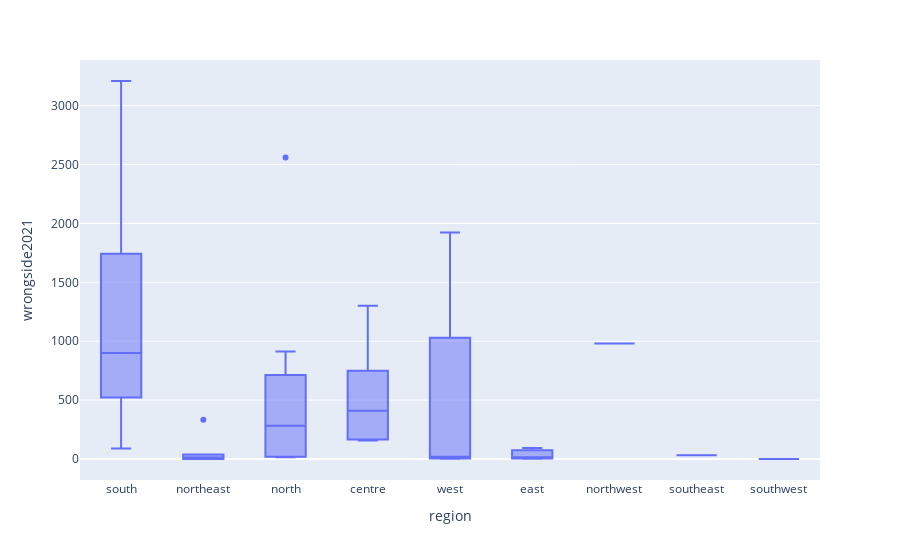

Notebook code for this chart:
### Code cell
fig = px.box(df, x='region', y='wrongside2021')
fig.show()

### Figure 1 — Plotly figure (JSON) as saved in the notebook; plotly's stock layout.template omitted (floating-point values rounded to 4 significant figures)
{"data": [{"alignmentgroup": "True", "hovertemplate": "region=%{x}<br>wrongside2021=%{y}<extra></extra>", "legendgroup": "", "marker": {"color": "#636efa"}, "name": "", "notched": false, "offsetgroup": "", "orientation": "v", "showlegend": false, "type": "box", "x": ["south", "northeast", "northeast", "north", "centre", "west", "west", "north", "north", "north", "centre", "south", "south", "centre", "west", "northeast", "northeast", "east", "northeast", "centre", "north", "northwest", "northeast", "south", "centre", "east", "north", "north", "east", "southeast", "north", "west", "west", "southwest", "south"], "x0": " ", "xaxis": "x", "y": [667, 7, 334, 458, 410, 19, 733, 913, 21, 14, 169, 900, 1254, 1300, 1922, 39, 0, 2, 0, 565, 512, 981, 20, 3209, 156, 15, 105, 2560, 93, 31, 17, 5, 2, 0, 90], "y0": " ", "yaxis": "y"}], "layout": {"boxmode": "group", "legend": {"tracegroupgap": 0}, "margin": {"t": 60}, "xaxis": {"anchor": "y", "domain": [0, 1], "title": {"text": "region"}}, "yaxis": {"anchor": "x", "domain": [0, 1], "title": {"text": "wrongside2021"}}}}
